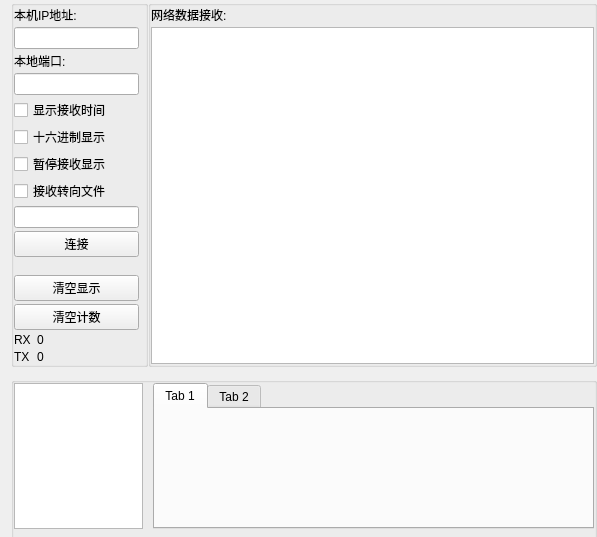
<?xml version="1.0" encoding="UTF-8"?>
<ui version="4.0">
 <class>Form</class>
 <widget class="QWidget" name="Form">
  <property name="windowModality">
   <enum>Qt::NonModal</enum>
  </property>
  <property name="geometry">
   <rect>
    <x>0</x>
    <y>0</y>
    <width>597</width>
    <height>537</height>
   </rect>
  </property>
  <property name="windowTitle">
   <string>TCP/IP_Server</string>
  </property>
  <layout class="QGridLayout" name="gridLayout_3">
   <property name="topMargin">
    <number>0</number>
   </property>
   <property name="rightMargin">
    <number>0</number>
   </property>
   <property name="bottomMargin">
    <number>0</number>
   </property>
   <property name="spacing">
    <number>0</number>
   </property>
   <item row="0" column="0">
    <layout class="QHBoxLayout" name="horizontalLayout">
     <property name="spacing">
      <number>0</number>
     </property>
     <item>
      <widget class="QGroupBox" name="groupBox_2">
       <property name="maximumSize">
        <size>
         <width>137</width>
         <height>16777215</height>
        </size>
       </property>
       <property name="title">
        <string/>
       </property>
       <layout class="QVBoxLayout" name="verticalLayout">
        <property name="spacing">
         <number>3</number>
        </property>
        <property name="leftMargin">
         <number>0</number>
        </property>
        <property name="topMargin">
         <number>0</number>
        </property>
        <property name="rightMargin">
         <number>6</number>
        </property>
        <property name="bottomMargin">
         <number>0</number>
        </property>
        <item>
         <widget class="QLabel" name="label">
          <property name="text">
           <string>本机IP地址:</string>
          </property>
         </widget>
        </item>
        <item>
         <widget class="QLineEdit" name="lineEdit_IP"/>
        </item>
        <item>
         <widget class="QLabel" name="label_2">
          <property name="text">
           <string>本地端口:</string>
          </property>
         </widget>
        </item>
        <item>
         <widget class="QLineEdit" name="lineEdit_Port"/>
        </item>
        <item>
         <widget class="QCheckBox" name="checkBox_Display_Time">
          <property name="text">
           <string>显示接收时间</string>
          </property>
         </widget>
        </item>
        <item>
         <widget class="QCheckBox" name="checkBox_Display_Hex">
          <property name="text">
           <string>十六进制显示</string>
          </property>
         </widget>
        </item>
        <item>
         <widget class="QCheckBox" name="checkBox_Pause_Display">
          <property name="text">
           <string>暂停接收显示</string>
          </property>
         </widget>
        </item>
        <item>
         <widget class="QCheckBox" name="checkBox_Recv_To_File">
          <property name="text">
           <string>接收转向文件</string>
          </property>
         </widget>
        </item>
        <item>
         <widget class="QLineEdit" name="lineEdit_Recv_File_Path"/>
        </item>
        <item>
         <widget class="QPushButton" name="pushButton_Connect">
          <property name="text">
           <string>连接</string>
          </property>
         </widget>
        </item>
        <item>
         <spacer name="verticalSpacer">
          <property name="orientation">
           <enum>Qt::Vertical</enum>
          </property>
          <property name="sizeHint" stdset="0">
           <size>
            <width>20</width>
            <height>40</height>
           </size>
          </property>
         </spacer>
        </item>
        <item>
         <widget class="QPushButton" name="pushButton_Clear_Recv">
          <property name="text">
           <string>清空显示</string>
          </property>
         </widget>
        </item>
        <item>
         <widget class="QPushButton" name="pushButton_Clear_Count">
          <property name="text">
           <string>清空计数</string>
          </property>
         </widget>
        </item>
        <item>
         <layout class="QHBoxLayout" name="horizontalLayout_2">
          <item>
           <widget class="QLabel" name="label_3">
            <property name="maximumSize">
             <size>
              <width>20</width>
              <height>16777215</height>
             </size>
            </property>
            <property name="text">
             <string>RX</string>
            </property>
           </widget>
          </item>
          <item>
           <widget class="QLabel" name="label_RX">
            <property name="text">
             <string>0</string>
            </property>
           </widget>
          </item>
         </layout>
        </item>
        <item>
         <layout class="QHBoxLayout" name="horizontalLayout_3">
          <item>
           <widget class="QLabel" name="label_4">
            <property name="maximumSize">
             <size>
              <width>20</width>
              <height>16777215</height>
             </size>
            </property>
            <property name="text">
             <string>TX</string>
            </property>
           </widget>
          </item>
          <item>
           <widget class="QLabel" name="label_TX">
            <property name="text">
             <string>0</string>
            </property>
           </widget>
          </item>
         </layout>
        </item>
       </layout>
      </widget>
     </item>
     <item>
      <widget class="QGroupBox" name="groupBox">
       <property name="title">
        <string/>
       </property>
       <layout class="QGridLayout" name="gridLayout">
        <property name="leftMargin">
         <number>0</number>
        </property>
        <property name="topMargin">
         <number>0</number>
        </property>
        <property name="rightMargin">
         <number>0</number>
        </property>
        <property name="bottomMargin">
         <number>0</number>
        </property>
        <property name="horizontalSpacing">
         <number>0</number>
        </property>
        <property name="verticalSpacing">
         <number>3</number>
        </property>
        <item row="1" column="0">
         <widget class="QTextEdit" name="textEdit"/>
        </item>
        <item row="0" column="0">
         <widget class="QLabel" name="label_5">
          <property name="text">
           <string>网络数据接收:</string>
          </property>
         </widget>
        </item>
       </layout>
      </widget>
     </item>
    </layout>
   </item>
   <item row="1" column="0">
    <widget class="QGroupBox" name="groupBox_4">
     <property name="minimumSize">
      <size>
       <width>0</width>
       <height>170</height>
      </size>
     </property>
     <property name="maximumSize">
      <size>
       <width>16777215</width>
       <height>150</height>
      </size>
     </property>
     <property name="title">
      <string/>
     </property>
     <layout class="QGridLayout" name="gridLayout_2">
      <property name="leftMargin">
       <number>0</number>
      </property>
      <property name="topMargin">
       <number>0</number>
      </property>
      <property name="rightMargin">
       <number>0</number>
      </property>
      <property name="bottomMargin">
       <number>15</number>
      </property>
      <property name="horizontalSpacing">
       <number>10</number>
      </property>
      <property name="verticalSpacing">
       <number>0</number>
      </property>
      <item row="0" column="0">
       <widget class="QListWidget" name="listWidget">
        <property name="maximumSize">
         <size>
          <width>129</width>
          <height>1000</height>
         </size>
        </property>
       </widget>
      </item>
      <item row="0" column="1">
       <widget class="QTabWidget" name="tabWidget">
        <property name="maximumSize">
         <size>
          <width>16777215</width>
          <height>100000</height>
         </size>
        </property>
        <property name="currentIndex">
         <number>0</number>
        </property>
        <widget class="QWidget" name="tab">
         <attribute name="title">
          <string>Tab 1</string>
         </attribute>
        </widget>
        <widget class="QWidget" name="tab_2">
         <attribute name="title">
          <string>Tab 2</string>
         </attribute>
        </widget>
       </widget>
      </item>
     </layout>
    </widget>
   </item>
  </layout>
 </widget>
 <resources/>
 <connections/>
</ui>
